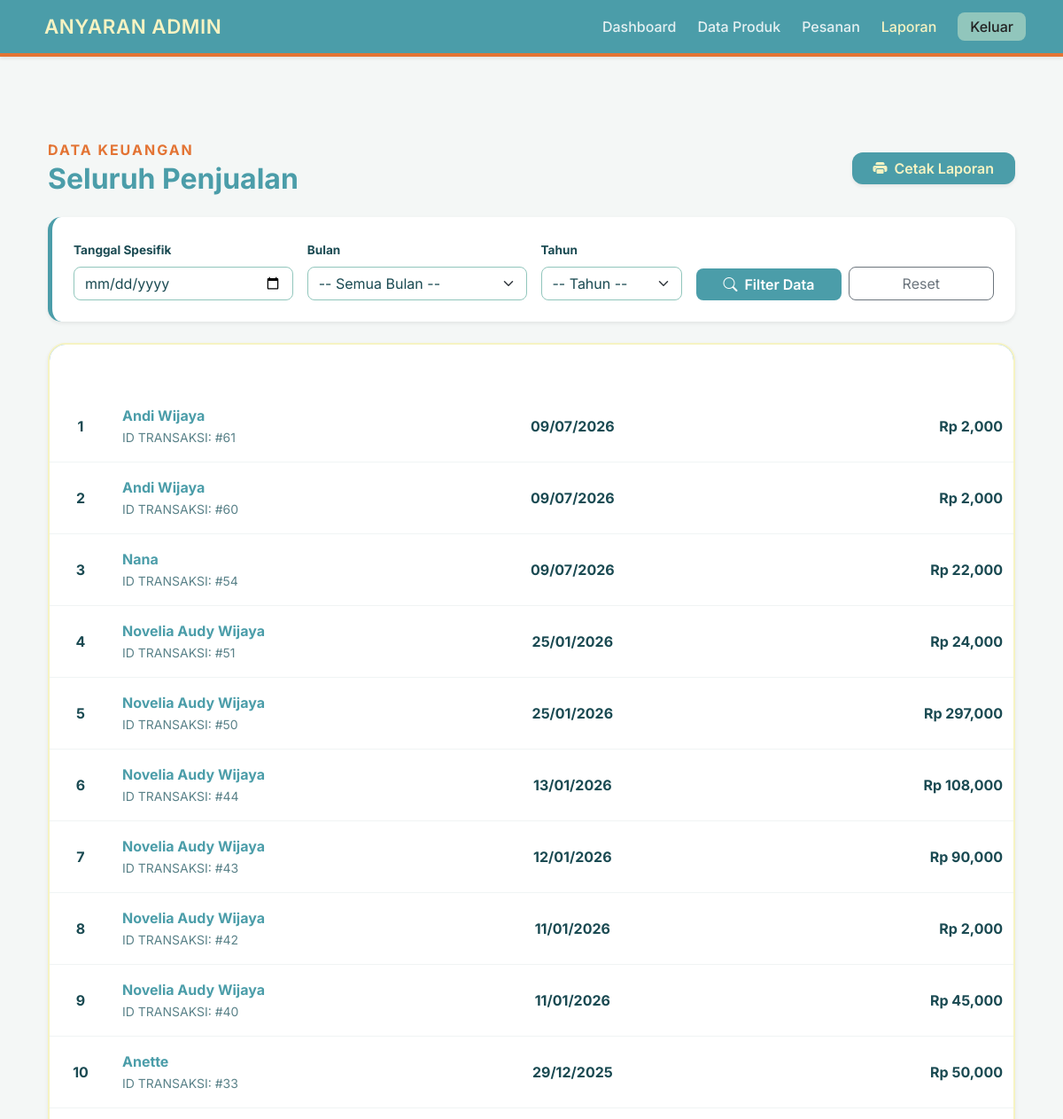
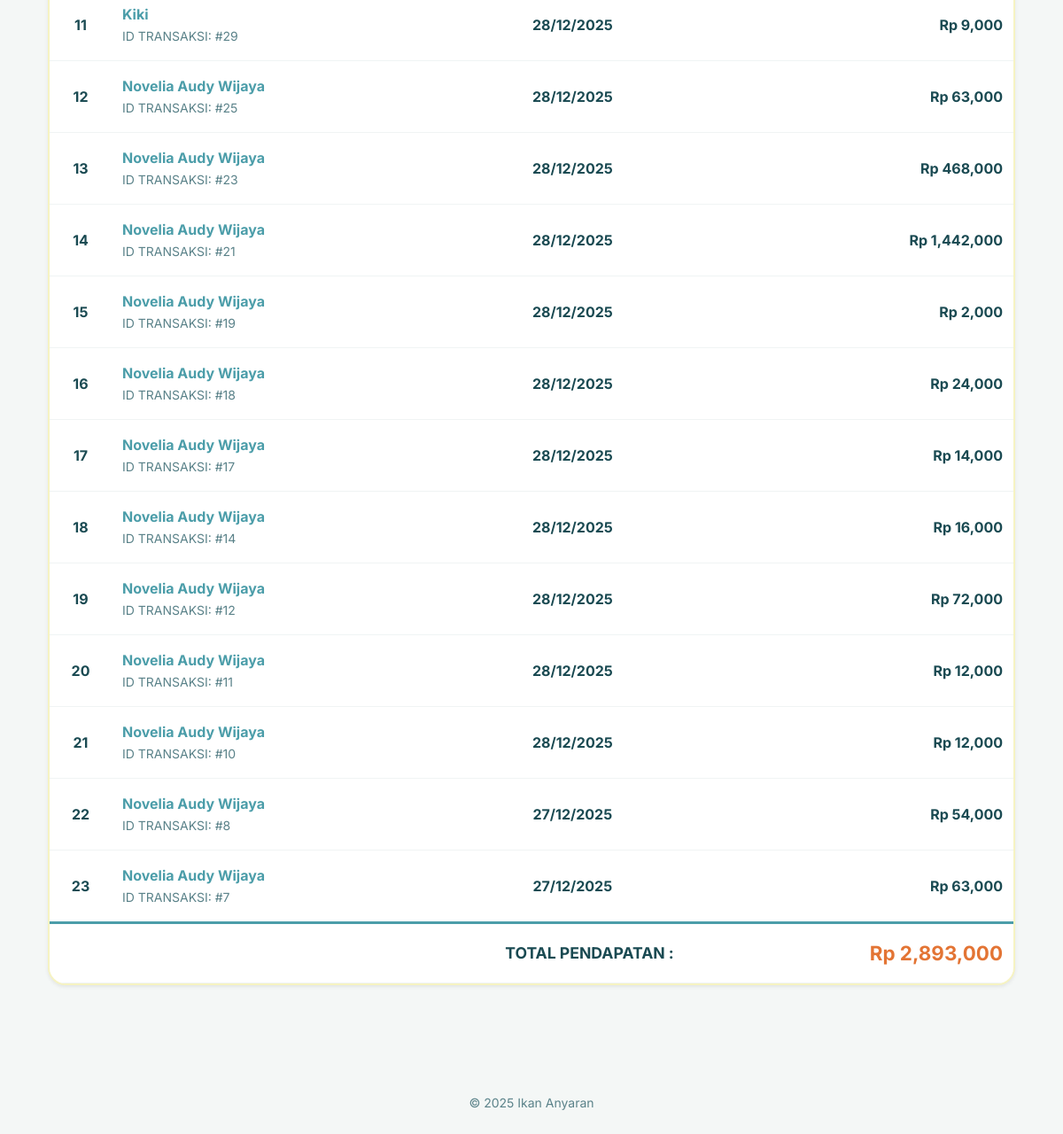
The app's page /admin/laporan.php with its own data (2 pictures, top to bottom).
### tables this page shows
CREATE TABLE `pesanan` (
  `id` int(11) NOT NULL,
  `id_pelanggan` int(11) DEFAULT NULL,
  `id_produk` int(11) DEFAULT NULL,
  `jumlah_beli` int(11) NOT NULL,
  `total_bayar` int(11) NOT NULL,
  `status_pesanan` enum('Baru','Proses','Selesai','Dibatalkan') DEFAULT 'Baru',
  `alasan_batal` text DEFAULT NULL,
  `tanggal_pesan` timestamp NOT NULL DEFAULT current_timestamp(),
  `alasan_batal_user` text DEFAULT NULL,
  `persetujuan_batal` enum('Menunggu','Disetujui','Ditolak') DEFAULT 'Menunggu'
);

CREATE TABLE `pelanggan` (
  `id` int(11) NOT NULL,
  `nama_pelanggan` varchar(100) NOT NULL,
  `no_whatsapp` varchar(20) NOT NULL,
  `alamat_lengkap` text DEFAULT NULL,
  `email` varchar(100) DEFAULT NULL,
  `password` varchar(255) NOT NULL
);

### admin/laporan.php (the view, shortened to what this page needs)
<?php
include 'header_admin.php';
$tgl_pilihan = isset($_GET['tgl']) ? mysqli_real_escape_string($conn, $_GET['tgl']) : '';
$query = "SELECT pesanan.*, pelanggan.nama_pelanggan
          FROM pesanan
          JOIN pelanggan ON pesanan.id_pelanggan = pelanggan.id
          WHERE pesanan.status_pesanan = 'Selesai'";
$judul_laporan = "Seluruh Penjualan";
$query .= " ORDER BY tanggal_pesan DESC";
$ambil = mysqli_query($conn, $query);
?>
<div class="container py-5">
    <div class="row align-items-center mb-4">
        <div class="col">
            <h6 class="text-uppercase fw-bold mb-1" style="color: var(--color-4) !important; letter-spacing: 2px;">Data Keuangan</h6>
            <h2 class="fw-bold mb-0" style="color: var(--color-2) !important;"><?= $judul_laporan; ?></h2>
        </div>
        <div class="col-auto no-print">
            <button onclick="window.print()" class="btn shadow-sm px-4" style="background-color: var(--color-2); color: var(--color-3); border-radius: 12px; font-weight: 600; border: none;">
                <i class="bi bi-printer-fill me-2" style="color: var(--color-3) !important;"></i>Cetak Laporan
            </button>
        </div>
    </div>
    <div class="card shadow-sm border-0 mb-4 no-print card-filter" style="border-radius: 15px; border-left: 5px solid var(--color-2) !important;">
        <div class="card-body p-4">
            <form action="laporan.php" method="get" class="row g-3">
                <div class="col-md-3">
                    <label class="form-label">Tanggal Spesifik</label>
                    <input type="date" name="tgl" class="form-control" value="<?= $tgl_pilihan; ?>">
                </div>
                <div class="col-md-3">
                    <label class="form-label">Bulan</label>
                    <select name="bln" class="form-select">
                        <option value="">-- Semua Bulan --</option>
                    </select>
                </div>
                <div class="col-md-2">
                    <label class="form-label">Tahun</label>
                    <select name="thn" class="form-select">
                        <option value="">-- Tahun --</option>
                    </select>
                </div>
                <div class="col-md-4 d-flex align-items-end gap-2">
                    <button type="submit" class="btn text-white w-100" style="border-radius: 8px; background-color: var(--color-2); border: none; font-weight: 600;">
                        <i class="bi bi-search me-2 text-white"></i>Filter Data
                    </button>
                    <a href="laporan.php" class="btn btn-outline-secondary w-100" style="border-radius: 8px;">Reset</a>
                </div>
            </form>
        </div>
    </div>
    <div class="table-container shadow-sm">
        <div class="table-responsive">
            <table class="table table-hover mb-0">
                <thead>
                    <tr class="text-center">
                        <th style="width: 70px;">NO</th>
                        <th class="text-start">PELANGGAN</th>
                        <th>TANGGAL</th>
                        <th class="text-end pe-4">TOTAL BAYAR</th>
                    </tr>
                </thead>
                <tbody>
                    <?php
                    $nomor = 1;
                    $total_semua = 0;
                    while($pecah = mysqli_fetch_assoc($ambil)):
                        $subtotal = $pecah['total_bayar'];
                        $total_semua += $subtotal;
                    ?>
                    <tr>
                        <td class="text-center text-muted fw-bold"><?= $nomor++; ?></td>
                        <td>
                            <div class="fw-bold" style="color: var(--color-2) !important;"><?= $pecah['nama_pelanggan']; ?></div>
                            <small class="text-muted text-uppercase">ID Transaksi: #<?= $pecah['id']; ?></small>
                        </td>
                        <td class="text-center fw-bold">
                            <?= date('d/m/Y', strtotime($pecah['tanggal_pesan'])); ?>
                        </td>
                        <td class="text-end pe-4 fw-bold" style="color: var(--text-dark) !important;">
                            Rp <?= number_format($subtotal); ?>
                        </td>
                    </tr>
                    <?php endwhile; ?>
                </tbody>
                <tfoot style="border-top: 3px solid var(--color-2);">
                    <tr style="background-color: var(--color-3);">
                        <td colspan="3" class="text-end py-4 fw-bold" style="font-size: 1.1rem;">TOTAL PENDAPATAN :</td>
                        <td class="text-end pe-4 py-4 fw-bold" style="color: var(--color-4) !important; font-size: 1.4rem;">
                            Rp <?= number_format($total_semua); ?>
                        </td>
                    </tr>
                </tfoot>
            </table>
        </div>
    </div>
</div>
<?php include 'footer_admin.php'; ?>

### admin/header_admin.php (style rules this page uses)
:root { --biru: #4B9DA9; --kuning: #F6F3C2; --orange: #E37434; }
body { font-family: 'Inter', sans-serif; }

### admin/laporan.php (style rules this page uses)
:root { --color-1: #91C6BC; --color-2: #4B9DA9; --color-3: #F6F3C2; --color-4: #E37434; --text-dark: #1a4a52; --text-muted: #5a8289; }
body { background-color: #f4f7f6; background-image: url("https://www.transparenttextures.com/patterns/cream-paper.png"); color: var(--text-dark); }
.table td, .table th { padding: 1rem 0.75rem !important; vertical-align: middle; }
.table-container { background: white; border-radius: 20px; box-shadow: 0 10px 30px rgba(75, 157, 169, 0.1); overflow: hidden; border: 2px solid var(--color-3); }
.table thead { background-color: var(--color-2); }
.table th { border: none; color: white !important; font-weight: 600; text-transform: uppercase; font-size: 0.85rem; }
.table td { border-bottom: 1px solid #f0f4f4; color: var(--text-dark) !important; }
.form-label { font-weight: 700; font-size: 0.85rem; color: var(--text-dark); }
.form-control, .form-select { border-radius: 8px; border: 1px solid var(--color-1); color: var(--text-dark); }
h2, h6, i, strong { color: var(--text-dark) !important; }
.text-muted { color: var(--text-muted) !important; }

### records on screen
pesanan: id_pelanggan.nama_pelanggan "Andi Wijaya", id "61", tanggal_pesan "09/07/2026", total_bayar "2,000"
pesanan: id_pelanggan.nama_pelanggan "Andi Wijaya", id "60", tanggal_pesan "09/07/2026", total_bayar "2,000"
pesanan: id_pelanggan.nama_pelanggan "Nana", id "54", tanggal_pesan "09/07/2026", total_bayar "22,000"
pesanan: id_pelanggan.nama_pelanggan "Novelia Audy Wijaya", id "51", tanggal_pesan "25/01/2026", total_bayar "24,000"
pesanan: id_pelanggan.nama_pelanggan "Novelia Audy Wijaya", id "50", tanggal_pesan "25/01/2026", total_bayar "297,000"
pesanan: id_pelanggan.nama_pelanggan "Novelia Audy Wijaya", id "44", tanggal_pesan "13/01/2026", total_bayar "108,000"
pesanan: id_pelanggan.nama_pelanggan "Novelia Audy Wijaya", id "43", tanggal_pesan "12/01/2026", total_bayar "90,000"
pesanan: id_pelanggan.nama_pelanggan "Novelia Audy Wijaya", id "42", tanggal_pesan "11/01/2026", total_bayar "2,000"
pesanan: id_pelanggan.nama_pelanggan "Novelia Audy Wijaya", id "40", tanggal_pesan "11/01/2026", total_bayar "45,000"
pesanan: id_pelanggan.nama_pelanggan "Anette", id "33", tanggal_pesan "29/12/2025", total_bayar "50,000"
pesanan: id_pelanggan.nama_pelanggan "Kiki", id "29", tanggal_pesan "28/12/2025", total_bayar "9,000"
pesanan: id_pelanggan.nama_pelanggan "Novelia Audy Wijaya", id "25", tanggal_pesan "28/12/2025", total_bayar "63,000"
pesanan: id_pelanggan.nama_pelanggan "Novelia Audy Wijaya", id "23", tanggal_pesan "28/12/2025", total_bayar "468,000"
pesanan: id_pelanggan.nama_pelanggan "Novelia Audy Wijaya", id "21", tanggal_pesan "28/12/2025", total_bayar "1,442,000"
pesanan: id_pelanggan.nama_pelanggan "Novelia Audy Wijaya", id "19", tanggal_pesan "28/12/2025", total_bayar "2,000"
pesanan: id_pelanggan.nama_pelanggan "Novelia Audy Wijaya", id "18", tanggal_pesan "28/12/2025", total_bayar "24,000"
pesanan: id_pelanggan.nama_pelanggan "Novelia Audy Wijaya", id "17", tanggal_pesan "28/12/2025", total_bayar "14,000"
pesanan: id_pelanggan.nama_pelanggan "Novelia Audy Wijaya", id "14", tanggal_pesan "28/12/2025", total_bayar "16,000"
pesanan: id_pelanggan.nama_pelanggan "Novelia Audy Wijaya", id "12", tanggal_pesan "28/12/2025", total_bayar "72,000"
pesanan: id_pelanggan.nama_pelanggan "Novelia Audy Wijaya", id "11", tanggal_pesan "28/12/2025", total_bayar "12,000"
pesanan: id_pelanggan.nama_pelanggan "Novelia Audy Wijaya", id "10", tanggal_pesan "28/12/2025", total_bayar "12,000"
pesanan: id_pelanggan.nama_pelanggan "Novelia Audy Wijaya", id "8", tanggal_pesan "27/12/2025", total_bayar "54,000"
pesanan: id_pelanggan.nama_pelanggan "Novelia Audy Wijaya", id "7", tanggal_pesan "27/12/2025", total_bayar "63,000"

### other values on screen
$judul_laporan "Seluruh Penjualan"
$total_semua "2,893,000"
